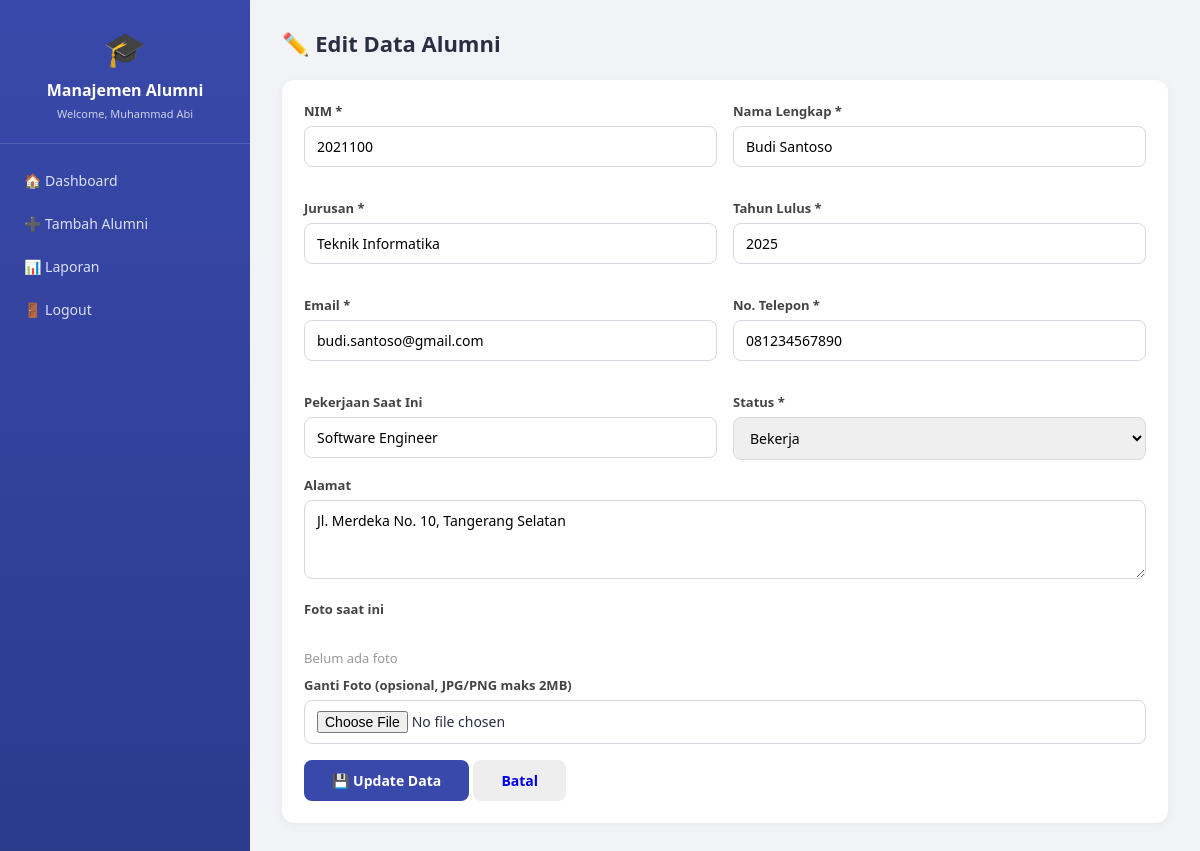
/view/alumni/edit.php?id=1 (signed in), run on the app's committed database.
### tables this page shows
CREATE TABLE IF NOT EXISTS alumni (
    id INT AUTO_INCREMENT PRIMARY KEY,
    nim VARCHAR(20) NOT NULL UNIQUE,
    nama_lengkap VARCHAR(100) NOT NULL,
    jurusan VARCHAR(100) NOT NULL,
    tahun_lulus YEAR NOT NULL,
    email VARCHAR(100) NOT NULL,
    no_telepon VARCHAR(20) NOT NULL,
    pekerjaan_saat_ini VARCHAR(100) DEFAULT '-',
    alamat TEXT,
    foto VARCHAR(255) DEFAULT NULL,
    status ENUM('Bekerja','Belum Bekerja','Wirausaha','Studi Lanjut') DEFAULT 'Belum Bekerja',
    created_at TIMESTAMP DEFAULT CURRENT_TIMESTAMP,
    updated_at TIMESTAMP DEFAULT CURRENT_TIMESTAMP ON UPDATE CURRENT_TIMESTAMP
);

### controller/AlumniController.php (called while the page is built, shortened)
<?php
require_once __DIR__ . '/../model/Alumni.php';
class AlumniController
{
    private $alumniModel;
    public function __construct()
    {
        $database = new Database();
        $db = $database->getConnection();
        $this->alumniModel = new Alumni($db);
    }
    public function getById($id)
    {
        return $this->alumniModel->getById($id);
    }
}

### model/Model.php (called while the page is built, shortened)
<?php
abstract class Model
{
    public function __construct($db)
    {
        $this->conn = $db;
    }
}

### model/Alumni.php (called while the page is built, shortened)
<?php
require_once __DIR__ . '/Model.php';
class Alumni extends Model
{
    protected $table = "alumni";
    public function getById($id)
    {
        $sql = "SELECT * FROM {$this->table} WHERE id = :id LIMIT 1";
        $stmt = $this->conn->prepare($sql);
        $stmt->bindParam(':id', $id);
        $stmt->execute();
        return $stmt->fetch(PDO::FETCH_ASSOC);
    }
}

### view/alumni/edit.php (the view, shortened to what this page needs)
<?php
require_once __DIR__ . '/../../controller/AlumniController.php';
$controller = new AlumniController();
$id = $_GET['id'] ?? null;
$alumni = $controller->getById($id);
?>
<!DOCTYPE html>
<html lang="id">
<head>
    <link rel="stylesheet" href="../../public/css/style.css">
</head>
<body>
<div class="layout">
    <?php include __DIR__ . '/../layout/sidebar.php'; ?>
    <div class="main-content">
        <div class="topbar">
            <h1>✏️ Edit Data Alumni</h1>
        </div>
        <div class="panel">
            <form method="POST" action="" enctype="multipart/form-data">
                <div style="display:grid;grid-template-columns:1fr 1fr;gap:16px;">
                    <div class="form-group">
                        <label>NIM *</label>
                        <input type="text" name="nim" value="<?= htmlspecialchars($alumni['nim']) ?>" required>
                    </div>
                    <div class="form-group">
                        <label>Nama Lengkap *</label>
                        <input type="text" name="nama_lengkap" value="<?= htmlspecialchars($alumni['nama_lengkap']) ?>" required>
                    </div>
                    <div class="form-group">
                        <label>Jurusan *</label>
                        <input type="text" name="jurusan" value="<?= htmlspecialchars($alumni['jurusan']) ?>" required>
                    </div>
                    <div class="form-group">
                        <label>Tahun Lulus *</label>
                        <input type="number" name="tahun_lulus" min="2000" max="<?= date('Y') + 1 ?>" value="<?= htmlspecialchars($alumni['tahun_lulus']) ?>" required>
                    </div>
                    <div class="form-group">
                        <label>Email *</label>
                        <input type="email" name="email" value="<?= htmlspecialchars($alumni['email']) ?>" required>
                    </div>
                    <div class="form-group">
                        <label>No. Telepon *</label>
                        <input type="text" name="no_telepon" value="<?= htmlspecialchars($alumni['no_telepon']) ?>" required>
                    </div>
                    <div class="form-group">
                        <label>Pekerjaan Saat Ini</label>
                        <input type="text" name="pekerjaan_saat_ini" value="<?= htmlspecialchars($alumni['pekerjaan_saat_ini']) ?>">
                    </div>
                    <div class="form-group">
                        <label>Status *</label>
                        <select name="status" required>
                            <?php foreach (['Bekerja','Belum Bekerja','Wirausaha','Studi Lanjut'] as $opt): ?>
                                <option value="<?= $opt ?>" <?= $alumni['status'] === $opt ? 'selected' : '' ?>><?= $opt ?></option>
                            <?php endforeach; ?>
                        </select>
                    </div>
                </div>
                <div class="form-group">
                    <label>Alamat</label>
                    <textarea name="alamat" rows="3"><?= htmlspecialchars($alumni['alamat']) ?></textarea>
                </div>
                <div class="form-group">
                    <label>Foto saat ini</label><br>
                    <?php if (!empty($alumni['foto'])): ?>
                        <img src="../../public/uploads/<?= htmlspecialchars($alumni['foto']) ?>" class="foto-thumb" style="width:60px;height:60px;margin-bottom:8px;">
                    <?php else: ?>
                        <span style="color:#999;font-size:13px;">Belum ada foto</span>
                    <?php endif; ?>
                    <label style="margin-top:8px;">Ganti Foto (opsional, JPG/PNG maks 2MB)</label>
                    <input type="file" name="foto" accept="image/jpeg,image/png">
                </div>
                <button type="submit" class="btn btn-primary" style="width:auto;padding:11px 28px;">💾 Update Data</button>
                <a href="dashboard.php" class="btn" style="background:#eee;width:auto;padding:11px 28px;">Batal</a>
            </form>
        </div>
    </div>
</div>
</body>
</html>

### public/css/style.css (style rules this page uses)
* { margin: 0; padding: 0; box-sizing: border-box; font-family: 'Segoe UI', Tahoma, sans-serif; }
body { background: #f1f3f7; color: #2b2d42; }
.form-group { margin-bottom: 16px; }
.form-group label { display: block; font-size: 13px; font-weight: 600; margin-bottom: 6px; color: #444; }
.form-group input, .form-group select, .form-group textarea { width: 100%; padding: 10px 12px; border: 1px solid #d6d9e0; border-radius: 8px; font-size: 14px; outline: none; transition: 0.2s; }
.btn { display: inline-block; border: none; cursor: pointer; padding: 11px 18px; border-radius: 8px; font-size: 14px; font-weight: 600; text-decoration: none; text-align: center; transition: 0.2s; }
.btn-primary { background: #3949ab; color: #fff; width: 100%; }
.layout { display: flex; min-height: 100vh; }
.main-content { flex: 1; padding: 28px 32px; overflow-x: auto; }
.topbar { display: flex; justify-content: space-between; align-items: center; margin-bottom: 22px; }
.topbar h1 { font-size: 22px; }
.panel { background: #fff; border-radius: 12px; padding: 22px; box-shadow: 0 2px 10px rgba(0,0,0,0.05); margin-bottom: 22px; }

### data on the page
alumni: nim "2021100", nama_lengkap "Budi Santoso", jurusan "Teknik Informatika", tahun_lulus "2025", email "budi.santoso@gmail.com", no_telepon "081234567890", pekerjaan_saat_ini "Software Engineer", status "Bekerja", alamat "Jl. Merdeka No. 10, Tangerang Selatan"

### other printed values
$_SESSION['nama_lengkap'] "Muhammad Abi"
